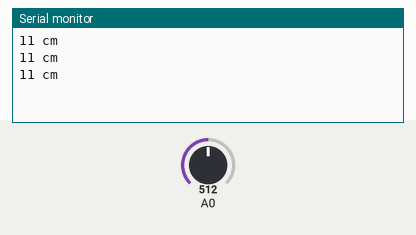
Simulated run of this sketch. Board: Arduino Uno, built with avr-gcc and run on an emulated ATmega328P. Shown: the last lines printed to the serial monitor. The test bench sets the inputs (shaded band); at power-on: A0 = 512.

Above: at 1.8 s.
1.9 s: A0 set to 716
At 2.4 s:
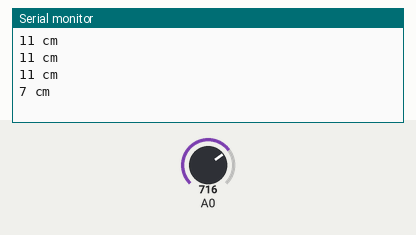
3.4 s: A0 set to 900
At 3.9 s:
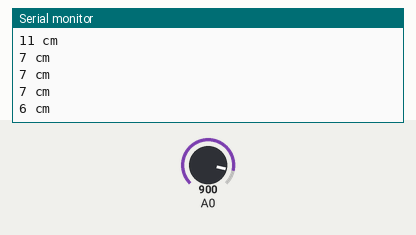
Timing chart, 0 to 6.4 s (numbered marks = the images above; inputs shaded):
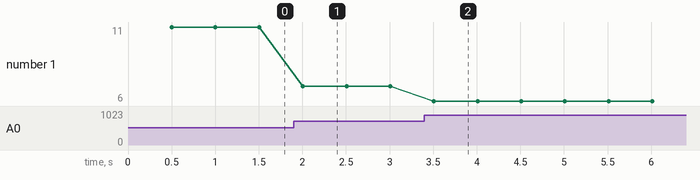

The sketch:

LAB_8_Infrared_Sensor.ino
```cpp
int distance = 0;

void setup() {
  Serial.begin(9600);
}

void loop() {
  static unsigned long tick = millis();

  if ((millis() - tick) > 500) // sampling period 2 seconds
  {
    int volt = map(analogRead(A0), 0, 1023, 0, 5000);
    distance = (27.61 / (volt - 0.1696)) * 1000; // DOING CALIBRATION

    Serial.print(distance);
    Serial.println(" cm");

    tick = millis();
  }
}
```

Measured:
- after the input at 1.9 s, the serial monitor: prints a new line after 0.11 s (image 1)
- after the input at 3.4 s, the serial monitor: prints a new line after 0.11 s (image 2)
- plotted number 1: 11 → 7 after the input at 1.9 s, 7 → 6 after the input at 3.4 s
